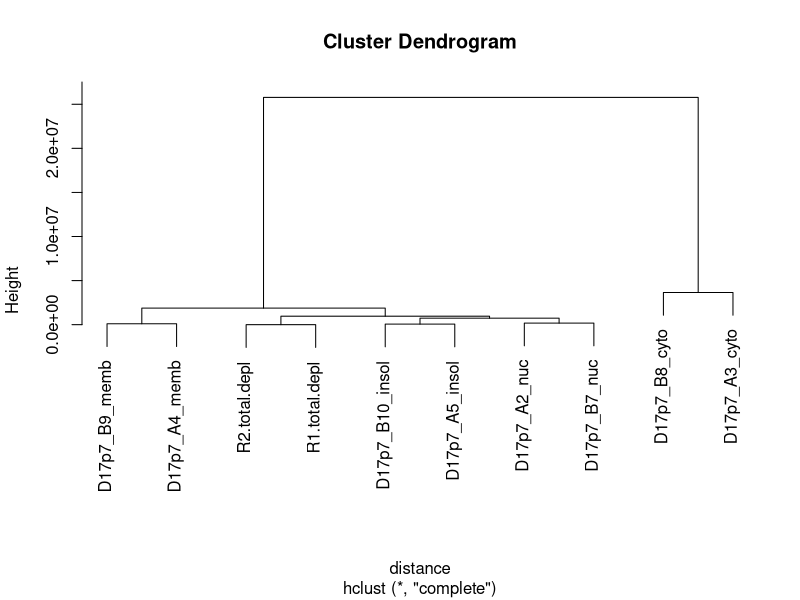

This chart was generated by the following R code:
# Set path to R workshop directory. You will need to change this.
setwd("/Users/blancha/Desktop/R_workshop")

# Read tab-separated file into data frame
data <- read.table("deseq/normalized_counts.txt")

# Calculate distance between samples.
distance <- dist(t(data))

# Compute clustering
cluster <- hclust(distance)

# Plot clustering
plot(cluster)


